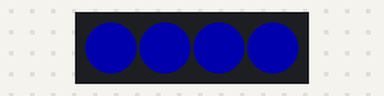
This sketch was run on a simulated Arduino Uno, built with avr-gcc and run on an emulated ATmega328P. Shown: 4 RGB LEDs in strip order, left to right. Dim RGB values are drawn brighter than linear.

Above: at 0.15 s.
At 2.25 s:
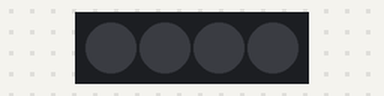
Timing chart, 0 to 3.0 s (numbered marks = the images above):
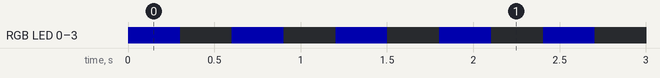

Measured:
- by itself, RGB LED 0–3: alternates RGB(0, 0, 50) for 0.30 s and off for 0.30 s, 10 changes in all, then stays off

The sketch:

Default.ino
```cpp
#include <Adafruit_NeoPixel.h>

Adafruit_NeoPixel strip = Adafruit_NeoPixel(4, 2, NEO_GRB);

int n;

void setup() {
  strip.begin();
  strip.setBrightness(50);
  strip.show();
  n=0;
}

void loop() {
  if (n<5){
    strip.setPixelColor(0 ,0,0,255);
    strip.setPixelColor(1 ,0,0,255);
    strip.setPixelColor(2 ,0,0,255);
    strip.setPixelColor(3 ,0,0,255);
    strip.show();
    delay(300);
    strip.setPixelColor(0 ,0,0,0);
    strip.setPixelColor(1 ,0,0,0);
    strip.setPixelColor(2 ,0,0,0);
    strip.setPixelColor(3 ,0,0,0);
    strip.show();
    delay(300);
    n++;
  }
 }
```
